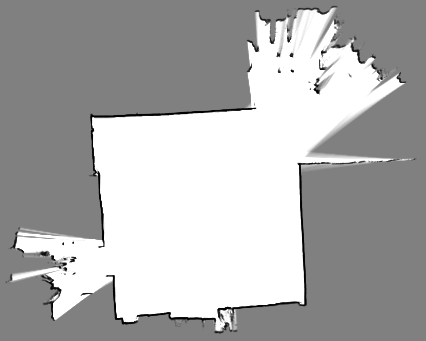
//> input picture beiqu626.pgm, 426 x 341 px
$ ./main beiqu626.pgm   (built with g++ and OpenCV 4)
//> lines starting //> are read from the running program, lines starting //| are printed output that depends on the picture; after the words box and inside, x2 and y2 are one past the last pixel; in counts of white or black regions, pixels touching at a corner belong together
### vectorize.h
#ifndef VECTORIZE_H
#define VECTORIZE_H

#include <vector>
#include <opencv2/opencv.hpp>

class CVectorize
{
public:
    CVectorize();
    ~CVectorize();

    cv::Mat skel(cv::Mat& srcImg);
    std::vector<cv::Point2i> trace(cv::Mat& skelImg);
    cv::Mat write(std::vector<cv::Point2i> contourPoints,int rows,int cols);

private:
    void thinningIteration(cv::Mat& img, int iter);
};

#endif // VECTORIZE_H

### vectorize.cpp
#include "vectorize.h"

using namespace std;
using namespace cv;

CVectorize::CVectorize()
{

}


CVectorize::~CVectorize()
{

}

void CVectorize::thinningIteration(Mat& img, int iter)
{
    Mat marker = Mat::zeros(img.size(), CV_8UC1);

    for (int i = 1; i < img.rows-1; i++)
    {
        for (int j = 1; j < img.cols-1; j++)
        {
            uchar p2 = img.at<uchar>(i-1, j);
            uchar p3 = img.at<uchar>(i-1, j+1);
            uchar p4 = img.at<uchar>(i, j+1);
            uchar p5 = img.at<uchar>(i+1, j+1);
            uchar p6 = img.at<uchar>(i+1, j);
            uchar p7 = img.at<uchar>(i+1, j-1);
            uchar p8 = img.at<uchar>(i, j-1);
            uchar p9 = img.at<uchar>(i-1, j-1);

            int A  = (p2 == 0 && p3 == 1) + (p3 == 0 && p4 == 1) +
                    (p4 == 0 && p5 == 1) + (p5 == 0 && p6 == 1) +
                    (p6 == 0 && p7 == 1) + (p7 == 0 && p8 == 1) +
                    (p8 == 0 && p9 == 1) + (p9 == 0 && p2 == 1);
            int B  = p2 + p3 + p4 + p5 + p6 + p7 + p8 + p9;
            int m1 = iter == 0 ? (p2 * p4 * p6) : (p2 * p4 * p8);
            int m2 = iter == 0 ? (p4 * p6 * p8) : (p2 * p6 * p8);

            if (A == 1 && (B >= 2 && B <= 6) && m1 == 0 && m2 == 0)
                marker.at<uchar>(i,j) = 1;
        }
    }

    img &= ~marker;
}

Mat CVectorize::skel(Mat& srcImg)
{
    Mat grayImg, binaryImg;
//    cvtColor(srcImg, grayImg, CV_BGR2GRAY);
    threshold(srcImg, binaryImg, 180, 255, THRESH_BINARY);

    binaryImg /= 255;
    Mat prev = Mat::zeros(binaryImg.size(), CV_8UC1);
    Mat diff;

    do {
        thinningIteration(binaryImg, 0);
        thinningIteration(binaryImg, 1);
        absdiff(binaryImg, prev, diff);
        binaryImg.copyTo(prev);
    }
    while (countNonZero(diff) > 0);

    binaryImg *= 255;
    binaryImg = 255 - binaryImg;

    return binaryImg;

}

vector<cv::Point2i> CVectorize::trace(Mat& skelImg)
{
    vector<Point2i> contourPoints;
    int rows = skelImg.rows;
    int cols = skelImg.cols;
    Mat tempImg = skelImg.clone();
    Mat isVisited = skelImg.clone();

    int offSet[8][2] = {
        {-1,0},
        {-1,1},
        {0,1},
        {1,1},
        {1,0},
        {1,-1},
        {0,-1},
        {-1,-1},
    };

    int directionLookUpTable1[8] = {8,8,2,2,4,4,6,6};
    int directionLookUpTable2[8] = {2,3,4,5,6,7,8,1};

    for (int rr = 0; rr < rows; rr++)
    {
        uchar* data = tempImg.ptr<uchar>(rr);
        uchar* visited = isVisited.ptr<uchar>(rr);
        for (int cc = 0; cc < cols; cc++)
        {
            if ( 0 == data[cc] && 0 == visited[cc])
            {
                bool bDone = false;
                int initDirection, direction;
                initDirection = -1;
                direction = 2;
                Point2i startPoint, currentPoint;
                startPoint.x = cc;
                startPoint.y = rr;
                currentPoint = startPoint;
                contourPoints.push_back(startPoint);


                while (!bDone)
                {
                    bool bfoundNext = false;
                    Point2i nextPoint;

                    for (int nn = 0; nn < 8; nn++)
                    {
                        nextPoint.x = currentPoint.x + offSet[direction-1][1];
                        nextPoint.y = currentPoint.y + offSet[direction-1][0];
                        uchar* data = tempImg.ptr<uchar>(nextPoint.y);
                        uchar* visited = isVisited.ptr<uchar>(nextPoint.y);

                        int kk = int(nextPoint.x);

                        if (0 == data[kk])
                        {
                            if ( initDirection == -1 )
                            {
                                initDirection = direction;
                            }
                            else if (currentPoint.x == startPoint.x &&
                                     currentPoint.y == startPoint.y &&
                                     initDirection == direction)
                            {
                                bDone = true;
                                bfoundNext = true;
                                break;
                            }

                            bfoundNext = true;
                            direction = directionLookUpTable1[direction-1];
                            currentPoint.x = nextPoint.x;
                            currentPoint.y = nextPoint.y;
                            contourPoints.push_back(currentPoint);
                            visited[kk] = 255;
                            break;
                        }
                        else
                        {
                            direction = directionLookUpTable2[direction-1];
                        }
                    }

                    if (!bfoundNext)
                    {
                        bDone = true;
                    }
                }
            }

        }

    }

    return contourPoints;

}

Mat CVectorize::write(vector<Point2i> contourPoints, int rows,int cols)
{
    Mat outputImg = Mat::ones(rows,cols,CV_8UC1);
    outputImg *= 255;
    vector<Point2i>::iterator iter;

    for (iter = contourPoints.begin(); iter < contourPoints.end(); iter++)
    {
        int rr = iter->y;
        int cc = iter->x;

        uchar* data = outputImg.ptr<uchar>(rr);
        data[cc] = 0;
    }

    return outputImg;

}

### main.cpp
#include <iostream>
#include <opencv2/opencv.hpp>
#include "vectorize.h"

using namespace std;
using namespace cv;

int main(int argc, char** argv)
{

    Mat srcImg = imread(argv[1],IMREAD_UNCHANGED);
//> srcImg is the input picture: 341 rows x 426 cols, CV_8UC1; min 1, max 255, mean 174.5
    srcImg = 255 - srcImg;
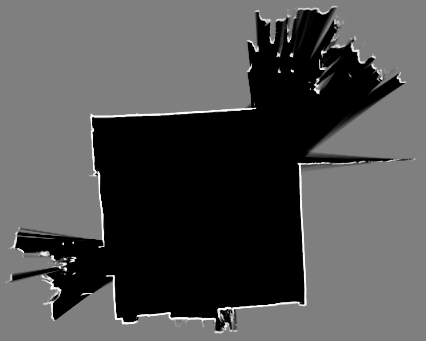
//> srcImg: 341 rows x 426 cols, CV_8UC1; min 0, max 254, mean 80.5

    CVectorize map;
    Mat skelImg = map.skel(srcImg);
//> in skel, `threshold(srcImg, binaryImg, 180, 255, THRESH_BINARY);`:
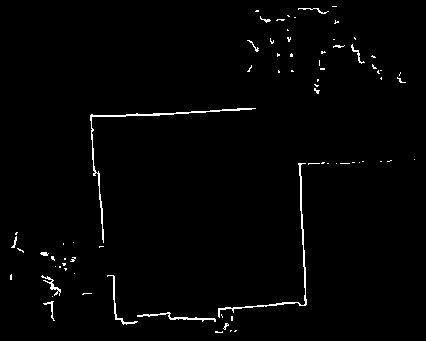
//> binaryImg: 341 rows x 426 cols, CV_8UC1; 1.5% white in thin lines or dots
//> in skel, `binaryImg /= 255;`:
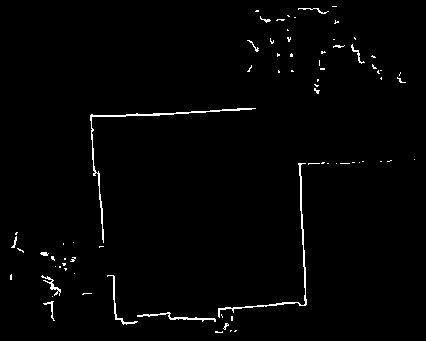
//> binaryImg: 341 rows x 426 cols, CV_8UC1; values 0 (black) and 1 (white), 1.5% white in thin lines or dots
//> the loop in skel, `do` made 4 passes
//> pass 1, in thinningIteration, `img &= ~marker;`:
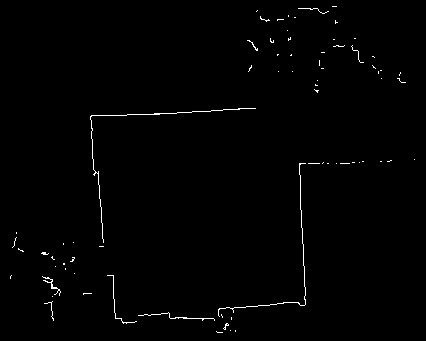
//> img: 341 rows x 426 cols, CV_8UC1; values 0 (black) and 1 (white), 0.83% white in thin lines or dots
//> after the loop in skel, `do`:
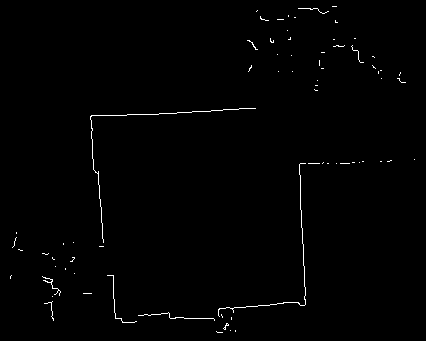
//> binaryImg: 341 rows x 426 cols, CV_8UC1; values 0 (black) and 1 (white), 0.78% white in thin lines or dots
//> after the loop in skel, `do`: diff: 341 rows x 426 cols, CV_8UC1; every value is 0
//> in skel, `binaryImg *= 255;`:
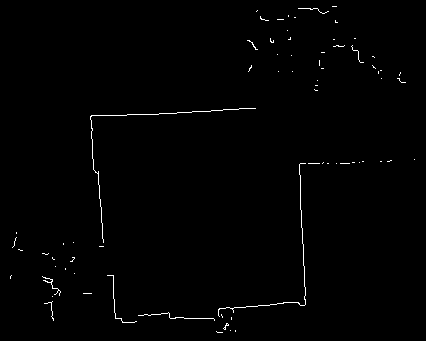
//> binaryImg: 341 rows x 426 cols, CV_8UC1; 0.78% white in thin lines or dots
//> in skel, `binaryImg = 255 - binaryImg;`: binaryImg: 341 rows x 426 cols, CV_8UC1; 99.2% white; black in thin lines or dots
    vector<Point2i> contourPoints;
    contourPoints = map.trace(skelImg);
//> after the loop in trace, `for (int rr = 0; rr < rows; rr++)`:
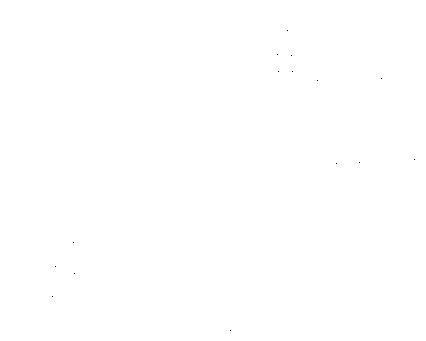
//> isVisited: 341 rows x 426 cols, CV_8UC1; 100% white; black in thin lines or dots, all inside (x1, y1, x2, y2) = (52, 30, 415, 331)
//> after the loop in trace, `for (int rr = 0; rr < rows; rr++)`: contourPoints = 2099 Points (x, y), first 12: [332, 6], [333, 6], [334, 6], [335, 6], [336, 6], [335, 6], [334, 6], [333, 6], [332, 6], [298, 8], [299, 8], [300, 8]
    Mat outputImg = map.write(contourPoints,srcImg.rows,srcImg.cols);
//> the loop in write, `for (iter = contourPoints.begin(); iter < contourPoints.end(); iter++)` made 2099 passes
//> (rr, cc) on passes 1 to 3: (6, 332), (6, 333), (6, 334)

    imshow("src",srcImg);
    imshow("out",outputImg);
    waitKey(0);
    return 0;
}
